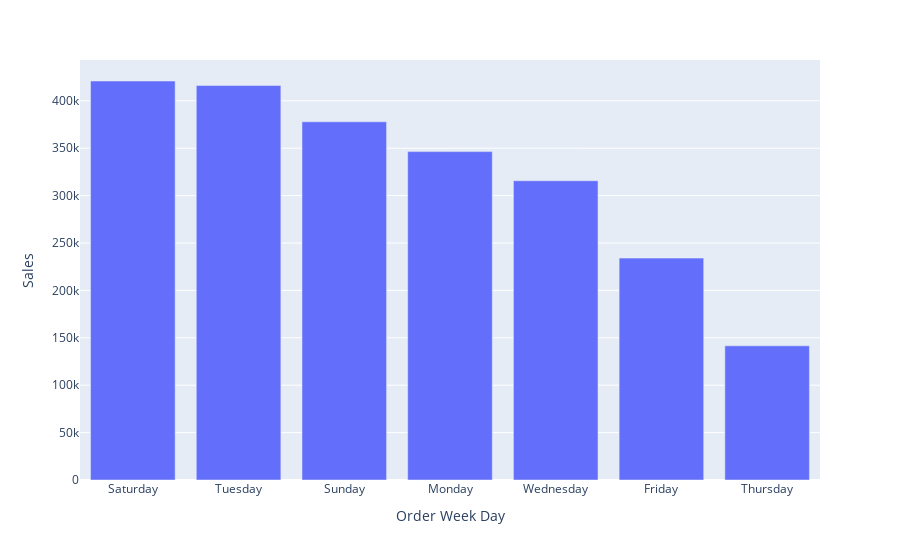

Notebook code for this chart:
### Code cell
#Sales based on weekdays
grouped_df=df.groupby('Order Week Day', as_index=False)['Sales'].sum().round(0)
grouped_df= grouped_df.sort_values('Sales', ascending=False)
fig=px.bar(grouped_df, x='Order Week Day', y='Sales')
fig.show()

### Figure 1 — Plotly figure (JSON) as saved in the notebook; plotly's stock layout.template omitted (floating-point values rounded to 4 significant figures)
{"data": [{"alignmentgroup": "True", "hovertemplate": "Order Week Day=%{x}<br>Sales=%{y}<extra></extra>", "legendgroup": "", "marker": {"color": "#636efa", "pattern": {"shape": ""}}, "name": "", "offsetgroup": "", "orientation": "v", "showlegend": false, "textposition": "auto", "type": "bar", "x": ["Saturday", "Tuesday", "Sunday", "Monday", "Wednesday", "Friday", "Thursday"], "xaxis": "x", "y": [420901, 416131, 377869, 346404, 315684, 234074, 141544], "yaxis": "y"}], "layout": {"autosize": true, "barmode": "relative", "legend": {"tracegroupgap": 0}, "margin": {"t": 60}, "xaxis": {"anchor": "y", "autorange": true, "domain": [0, 1], "range": [-0.5, 6.5], "title": {"text": "Order Week Day"}, "type": "category"}, "yaxis": {"anchor": "x", "autorange": true, "domain": [0, 1], "range": [0, 443100.0], "title": {"text": "Sales"}, "type": "linear"}}}
